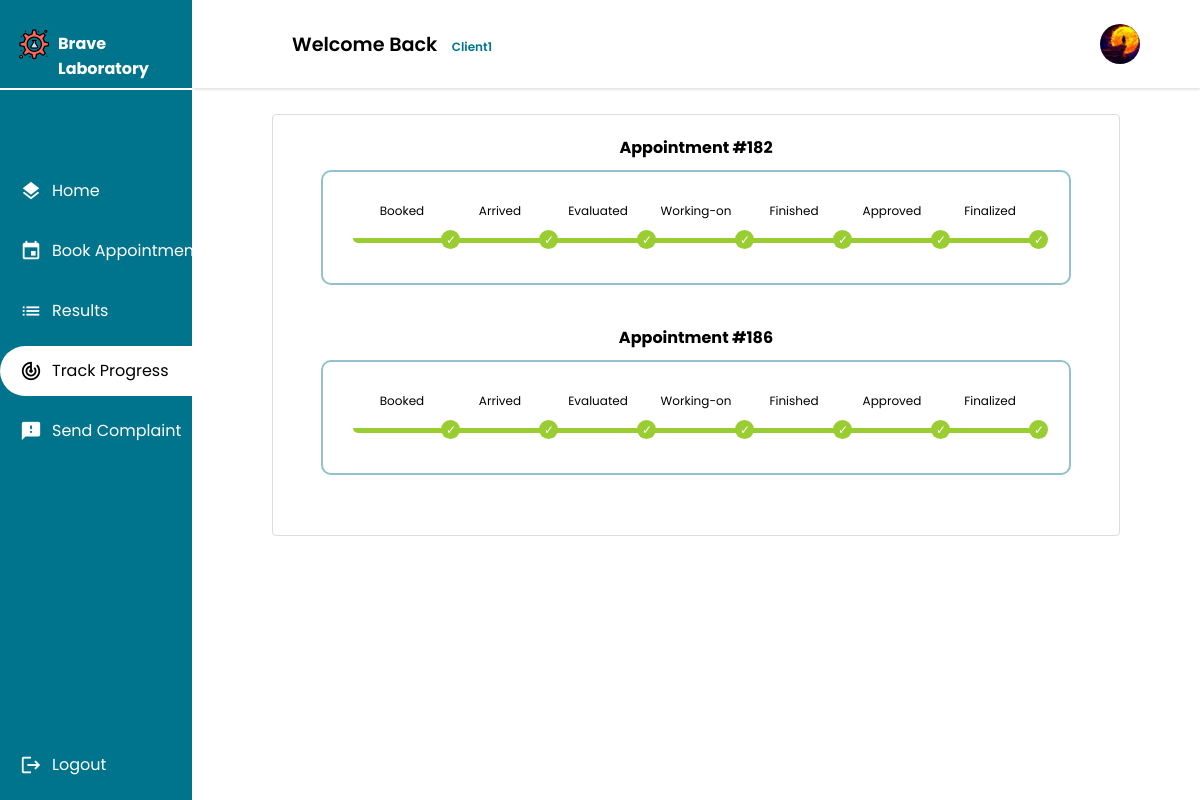
The app's page /client/requests/ (signed in) with its own data.
### client/models.py (models this page shows, shortened)
class Client(models.Model):
    GENDERS =[
        ('M','Male'),
        ('F','Female')
    ]
    BLOOD_TYPES = [
        ('A+', 'A+'),
        ('A-', 'A-'),
        ('B+', 'B+'),
        ('B-', 'B-'),
        ('AB+', 'AB+'),
        ('AB-', 'AB-'),
        ('O+', 'O+'),
        ('O-', 'O-')
    ]
    user = models.OneToOneField(User, primary_key = True, on_delete=models.CASCADE)
    phone_number = models.CharField(max_length=10,validators=[phone_regex])
    gender = models.CharField(max_length = 1 ,choices = GENDERS)
    address = models.CharField(max_length=50)
    policy = models.BooleanField(default = False)
    profile_pic = models.ImageField(default="default.png", upload_to="profile_pics")
    date_of_birth = models.DateField(default='2003-03-08')
    tests_made = models.PositiveIntegerField(default=0)
    blood_type = models.CharField(max_length=3, choices=BLOOD_TYPES,null=True,blank=True)
    class Meta():
        db_table = 'auth_client'

### main_home/models.py (models this page shows, shortened)
class Appointment(models.Model):
    UPCOMING = 'Upcoming'
    TOMORROW = 'Tommorow'
    TODAY = 'Today'
    OVERDUE = 'Overdue'
    STATUS_CHOICES = [
        (UPCOMING, 'Upcoming'),
        (TOMORROW, 'Tommorow'),
        (TODAY, 'Today'),
        (OVERDUE, 'Overdue'),
    ]
    client = models.ForeignKey(Client, on_delete=models.CASCADE)
    tests_requested = models.ManyToManyField(TestOffered, blank=True)
    date = models.DateField(validators=[validate_date_not_past])
    description = models.CharField(max_length=1000,blank=True)
    document = models.ImageField(null=True,blank=True,upload_to='medical_documents')
    total_price = models.DecimalField(max_digits=10, decimal_places=2)
    payment_status = models.BooleanField(default=False)
    arrived = models.BooleanField(default=False)
    cancelled = models.BooleanField(default=False)
    performed = models.BooleanField(default=False)
    urgent = models.BooleanField(default=False)
    class Meta:
        db_table = 'appointment'
    def __str__(self):
        return f"Appointment #{self.id}"
    @property
    def status(self):
        today = timezone.now().date()
        if self.date == today:
            return self.TODAY
        elif self.date == today + timezone.timedelta(days=1):
            return self.TOMORROW
        elif self.date > today:
            return self.UPCOMING
        else:
            return self.OVERDUE

### client/views.py (the view)
# urls.py: path("requests/",views.request_list,name="auditor_request_list"),
@login_required
@permission_required('client.view_client', raise_exception=True)
def request_list(request):
    appointments = Appointment.objects.filter(cancelled=False,client=request.user.client)
    context = {
        'appointments': appointments
    }
    return render(request,'client/request/request_list.html',context)

### client/templates/client/request/request_list.html (shortened to what this page needs)
{% extends 'client/client.html' %}
{% load static %}
{% block main %}
<div class="Container">
    {% if appointments %}
    {% for appointment in appointments %}
    {% if appointment.status != Appointment.OVERDUE %}
            {% if appointment.analysisrequest and appointment.analysisrequest.testresult.report.invoice %}
                <div class="progress-bar">
                    <h4 class="small-header">{{appointment}}</h4>
                    <ol class="progress-meter">
                        <li class="progress-point finished">Booked</li>
                        {% if appointment.arrived %}
                        <li class="progress-point finished">Arrived</li>
                        {% else %}
                        <li class="progress-point pending">Arrived</li>
                        {% endif %}
                        {% if appointment.performed %}
                        <li class="progress-point finished">Evaluated</li>
                        {% else %}
                        <li class="progress-point pending">Evaluated</li>
                        {% endif %}
                        {% if appointment.analysisrequest  %}
                            {% if appointment.analysisrequest.status == "finished" %}
                                <li class="progress-point finished">Working-on</li>
                                <li class="progress-point finished">Finished</li>
                            {% endif %}
                            {% if appointment.analysisrequest.testresult.approved %}
                                <li class="progress-point finished">Approved</li>
                                <li class="progress-point finished">Finalized</li>
                            {% else %}
                                <li class="progress-point pending">Approved</li>
                                <li class="progress-point pending">Finalized</li>
                            {% endif %}
                        {% else %}
                            <li class="progress-point pending">Working-on</li>
                            <li class="progress-point pending">Finished</li>
                            <li class="progress-point pending">Approved</li>
                            <li class="progress-point pending">Finalized</li>
                        {% endif %}
                    </ol>
                </div>
            {% endif %}
        {% endif %}
    {% endfor %}
    {% else %}
        <h3 style="margin:10px 0 ;">No Appointment in Progress</h3>
    {% endif %}
</div>
{% endblock main %}

### main_home/templates/main_home/actors_base.html (shortened to what this page needs)
{% extends 'main_home/base.html' %}
{% load static %}
{% block css %}
        <link rel="stylesheet" href="{% static 'css/resources/google_icons.css' %}">
        <link rel="stylesheet" href="{% static 'css/resources/font-awesome.all.min.css' %}">
        <link rel="stylesheet" href="{% static 'css/actors.css' %}" />
{% endblock css %}
{% block content %}
    <div class="container">
        <header>
            <div class="wlc">
                <h1>Welcome Back&nbsp;<span class="smaller-text">{{user.username}}</span></h1>
            </div>
            <div class="Left">
                <ul class="DROPS">
                    {% if user.groups.first.name == 'client' %}
                    <li class="profile-header"><a class="profile-pic-container" onclick="showElement()"><img class="profile-pic" alt="profile_pic" src="{{ user.client.profile_pic.url }}"></img><i class="fa-solid fa-chevron-down"></i></a>
                    {% endif %}
                        </li>
                    </ul>
                </div>
        </header>
        <div class="Main">
            {% block main %}{% endblock main %}
        </div>
    </div>
    <div class="nav-header">
        <a class="logo" href="{% url user.groups.first.name %}">
            <img alt='logo' src="{% static 'img/logo.png' %}">
            <span><strong>Brave Laboratory</strong></span>
        </a>
    </div>
    <nav>
        <ul>
            {% block sidebar %}{% endblock sidebar %}
            <li class="end">
                <a href='{% url 'logout' %}'>
                    <span class="material-icons emoji">logout</span>
                    <span class="nav-item">Logout</span>
                </a>
            </li>
        </ul>
    </nav>
{% endblock content %}

### static/css/actors.css (style rules this page uses)
* { font-family: 'Poppins', sans-serif; margin: 0; padding: 0; }
body { background-color: #fff; overflow-y: scroll; }
ul { list-style-type: none; }
.container { text-align: center; float: right; width: 100%; height: 90vh; }
header { position: fixed; top: 0; left: 0; right: 0; z-index: 1; width: 84vw; height: 11vh; background-color: rgb(255, 255, 255); display: flex; align-items: center; justify-content: space-between; margin-left: auto; box-shadow: 0px 2px 2px rgba(0, 0, 0, 0.1); }
.Main { display: flex; justify-content: center; margin-top: 9.5vh; margin-left: 16vw; padding-top: 1.5%; padding-bottom: 1.5%; }
.Container { font-size: 16px; width:100%; height: 100%; margin: 0 20px; border-radius: 20px; background-color: white; padding-left: 10px; padding-right: 10px; }
.wlc { margin-left: 100px; }
.wlc h1 { font-size: 1.2rem; }
.Left { float: right; display: flex; align-items: center; flex-direction: row; justify-content: space-between; gap: 40px; margin-right: 15px; }
.DROPS { display: flex; align-items: center; justify-content: center; flex-direction: row; gap: 50px; }
.DROPS a { width: auto; height: auto; padding: 50px; text-decoration: none; color: black; padding: 1px; }
.DROPS li { padding: 20px; list-style: none; }
.DROPS .profile-header { width: auto; border-radius: 30px; height: 20px; display: flex; justify-content: center; align-items: center; cursor: pointer; }
.nav-header { position: fixed; left: 0; z-index: 1; top: 0; bottom: 89vh; background-color: #00748c ; width: 16vw; height: 11vh; overflow: hidden; box-shadow: 0px 4px 4px rgb(255, 255, 255); }
.nav-header a { position: relative; color: white; padding-left: 18px; width: 15vw; }
nav { position: fixed; left: 0; z-index: 1; top: 11.2vh; bottom: 0; background-color: #00748c; width: 16vw; overflow: hidden; }
.logo { display: flex; transition: all 0.5s ease; margin-top: 3.5vh; padding-right: 0 !important; width: 100%; gap: 8px; }
.logo span { font-size: 1rem; padding-top: 3px; }
.logo img { height: 32px; }
nav a { position: relative; color: white; display: table; padding-left: 20px; padding-right: 30px; width: 15vw; }
nav .material-icons { position: relative; top: 14px; font-size: 22px !important; }
nav ul { margin-top: 40%; }
.nav-item { position: relative; top: 8px; margin-left: 10px; }
nav ul li { transition: 0.4s; width: auto; margin-bottom: 10px; }
.end { position: fixed; bottom: 0; transition: 0.4s; width: auto; margin-bottom: 10px; }
nav ul li::after { content: ''; display: block; position: relative; left: 0; width: 5px; height: 100%; }
.profile-pic { width: 40px; height: 40px; border-radius: 50%; cursor: pointer; object-fit: cover; }
header h1 { font-weight: 600; }
a { text-decoration: none; }
nav a { height: 50px; }
.profile-pic-container { display: flex; justify-content: center; align-items: center; gap: 12px; }
.profile-pic-container i { cursor: pointer !important; }

### main_home/templates/main_home/actors_base.html (style rules this page uses)
.smaller-text { font-size: 12px; margin-left: 10px; color: #00748c; text-transform: capitalize; }

### client/templates/client/request/request_list.html (style rules this page uses)
.Container { margin: 20px; border: 1px solid #ddd; border-radius: 4px; padding: 20px; animation: fade-in 0.5s; width: 80%; }
.progress-bar { width: 750px; margin: 0 auto 40px auto; }
.progress-meter { padding: 0; }
ol.progress-meter { list-style-type: none; display: flex; justify-content: space-between; border: 2px solid #00748c70; padding: 30px 30px 40px 30px; border-radius: 10px; }
ol.progress-meter li { display: inline-block; text-align: center; text-indent: -19px; height: 36px; width: 98px; font-size: 12px; border-bottom-width: 5px; border-bottom-style: solid; border-radius: 5px; }
ol.progress-meter li:before { position: relative; float: left; text-indent: 0; left: -webkit-calc(100% - 9.5px); left: -moz-calc(100% - 9.5px); left: -ms-calc(100% - 9.5px); left: -o-calc(100% - 9.5px); left: calc(100% - 9.5px); }
ol.progress-meter li.finished { font-size: 12px; }
ol.progress-meter li.finished:before { content: "\2713"; height: 19px; width: 19px; line-height: 19px; bottom: -28.175px; border: none; border-radius: 19px; }
ol.progress-meter li.finished { color: black; border-bottom-color: yellowgreen; }
ol.progress-meter li.finished:before { color: white; background-color: yellowgreen; }
.small-header { margin-bottom: 10px; }

### records on screen
Appointment: id "Appointment #182", arrived "Arrived", performed "Evaluated", shows "Working-on", shows "Approved"
Appointment: id "Appointment #186", arrived "Arrived", performed "Evaluated", shows "Working-on", shows "Approved"

### other values on screen
{{ user.username }} "Client1"
